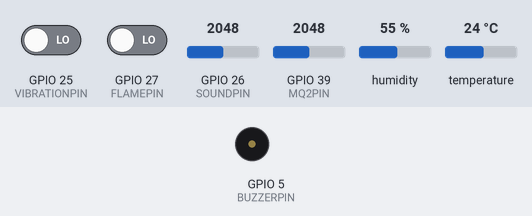
This sketch was run on a simulated ESP32. On the bench: buzzer (waves = sounding, pin HIGH). Inputs (shaded band) come from the test bench; at power-on: GPIO 25 (VIBRATIONPIN) LOW, GPIO 26 (SOUNDPIN) = 2048, GPIO 27 (FLAMEPIN) LOW, GPIO 39 (MQ2PIN) = 2048, humidity 55 %, temperature 24 °C. WiFi joins after 1.5 s; servers stay silent unless stated; no MQTT or app messages arrive unless stated; what the sketch prints to the serial monitor is not drawn.

Above: at 61.5 s.
At 121.48 s:
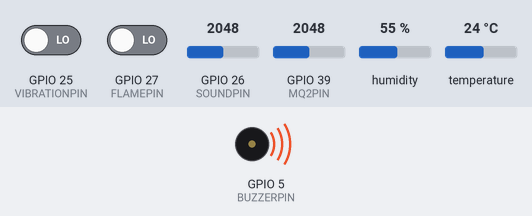
Timing chart, 0 to 123.1 s (numbered marks = the images above):
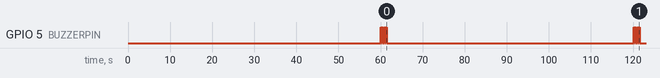

Measured:
- by itself, GPIO 5 (BUZZERPIN): goes 3 × (HIGH 0.20 s, LOW 0.20 s), HIGH 0.20 s, LOW 58.7 s, 3 × (HIGH 0.20 s, LOW 0.20 s), HIGH 0.20 s, then LOW

The sketch:

Esp32_Arduino_code.ino
```cpp
#include <SPI.h>
#include <Ethernet.h>
#include <PubSubClient.h>
#include <DHT.h>
#include <stdint.h>
#include <ArduinoJson.h>

// ===== Pin Definitions =====
#define DHTPIN         4
#define DHTTYPE        DHT11
#define MQ2PIN         39
#define VIBRATIONPIN   25
#define SOUNDPIN       26
#define FLAMEPIN       27
#define BUZZERPIN      5

// ===== Ethernet Pins =====
#define ETH_CS         13
#define ETH_RST        12
#define SPI_SCK        18
#define SPI_MISO       19
#define SPI_MOSI       23

// ===== Thresholds =====
#define TEMP_THRESHOLD      30.0
#define HUMIDITY_THRESHOLD  70
#define GAS_THRESHOLD       500
#define VIBRATION_THRESHOLD 1
#define SOUND_THRESHOLD     1000

// ===== Network Configuration =====
byte mac[] = {0xDE,0xAD,0xBE,0xEF,0xFE,0xED};
IPAddress localIP(192,168,43,20);
IPAddress gateway(192,168,43,21);    // Should be your laptop IP where MQTT broker runs
IPAddress subnet (255,255,255,0);
IPAddress dnsIP(192,168,43,21);      // Should be your laptop IP

// ===== MQTT Configuration =====
IPAddress mqttBroker(192,168,43,21); // MQTT broker runs on your laptop, not USB-Ethernet adapter

// ===== State Variables =====
bool flamePreviouslyDetected = false;

// ===== Globals =====
DHT            dht(DHTPIN, DHTTYPE);
EthernetClient ethClient;
PubSubClient   mqtt(ethClient);

// Timing
unsigned long lastHB   = 0;
const unsigned long HB_INTERVAL   = 60000;

// Notification helpers (sends to MQTT)
void sendNotification(const char* sensor, float value, const char* type, const char* message) {
  DynamicJsonDocument doc(256);
  doc["sensor"] = sensor;
  doc["value"] = value;
  doc["type"] = type;
  doc["message"] = message;

  String json;
  serializeJson(doc, json);

  mqtt.publish("datacenter/notification", json.c_str());

  Serial.print("📣 Notification -> ");
  Serial.println(json);
}

// MQTT reconnect helper
void reconnectMQTT() {
  while (!mqtt.connected()) {
    Serial.print("Connecting to MQTT broker at ");
    Serial.print(mqttBroker);
    Serial.print("...");
    if (mqtt.connect("ESP32_Environmental_Monitor")) {
      Serial.println("connected");
    } else {
      Serial.print("failed, rc=");
      Serial.print(mqtt.state());
      Serial.println(" retrying in 5 seconds");
      delay(5000);
    }
  }
}

void setup() {
  Serial.begin(115200);
  while(!Serial);
  Serial.println("\n=== ESP32 Environmental Monitor ===");

  // Initialize sensors and buzzer
  dht.begin();
  pinMode(MQ2PIN, INPUT);
  pinMode(VIBRATIONPIN, INPUT);
  pinMode(SOUNDPIN, INPUT);
  pinMode(FLAMEPIN, INPUT);
  pinMode(BUZZERPIN, OUTPUT);
  digitalWrite(BUZZERPIN, LOW);

  // Initialize Ethernet
  Ethernet.init(ETH_CS);
  SPI.begin(SPI_SCK, SPI_MISO, SPI_MOSI);
  Ethernet.begin(mac, localIP, gateway, subnet);
  delay(1500);
  Serial.print("ESP32 IP: ");
  Serial.println(Ethernet.localIP());

  // Test network connectivity
  Serial.print("Testing ping to gateway (");
  Serial.print(gateway);
  Serial.println(")...");

  Serial.print("Testing ping to MQTT broker (");
  Serial.print(mqttBroker);
  Serial.println(")...");

  // Initialize MQTT
  mqtt.setServer(mqttBroker, 1883);
  mqtt.setKeepAlive(60);
  mqtt.setSocketTimeout(30);
}

void loop() {
  // Maintain MQTT connection
  reconnectMQTT();
  mqtt.loop();

  // Publish environmental data every HB_INTERVAL
  if (millis() - lastHB >= HB_INTERVAL) {
    lastHB = millis();

    // Read environmental sensors
    float temperature = dht.readTemperature();
    float humidity    = dht.readHumidity();
    int   gas         = analogRead(MQ2PIN);
    int   vibration   = digitalRead(VIBRATIONPIN);
    int   sound       = analogRead(SOUNDPIN);
    int   flame       = digitalRead(FLAMEPIN);

    // ✅ Print sensor readings to Serial
    Serial.println("📟 Sensor Data Readings:");
    Serial.print("🌡 Temperature: "); Serial.print(temperature); Serial.println(" °C");
    Serial.print("💧 Humidity: ");    Serial.print(humidity);    Serial.println(" %");
    Serial.print("🟡 Gas: ");         Serial.println(gas);
    Serial.print("🛑 Vibration: ");   Serial.println(vibration);
    Serial.print("🔊 Sound: ");       Serial.println(sound);
    Serial.print("🔥 Flame: ");       Serial.println(flame == true ? "Detected" : "None");
    Serial.print("🕒 Time since boot: "); Serial.print(millis() / 1000); Serial.println(" s");
    Serial.println("------------------------------------");

    String envPayload = "{";
    envPayload += "\"temperature\":" + String(temperature, 1) + ",";
    envPayload += "\"humidity\":"    + String(humidity, 1)    + ",";
    envPayload += "\"gas\":"         + String(gas)            + ",";
    envPayload += "\"vibration\":"   + String(vibration)      + ",";
    envPayload += "\"sound\":"       + String(sound)          + ",";
    envPayload += "\"flame\":"       + String(flame);
    envPayload += "}";
    mqtt.publish("datacenter/sensor_data", envPayload.c_str());

    Serial.println("Published environmental data");

    // Notifications based on thresholds…
    bool anyAlert = false;
    if (!isnan(temperature) && temperature > TEMP_THRESHOLD) {
      anyAlert = true;
      sendNotification("temperature", temperature, "critical",
                       ("Critical! Datacenter temperature is " + String(temperature,1) + "°C.").c_str());
    }
    if (!isnan(humidity) && humidity > HUMIDITY_THRESHOLD) {
      anyAlert = true;
      sendNotification("humidity", humidity, "critical",
                       ("Critical! Humidity is " + String(humidity,1) + "%.").c_str());
    }
    if (gas > GAS_THRESHOLD) {
      anyAlert = true;
      sendNotification("gas", gas, "critical",
                       ("High CO₂ levels: " + String(gas) + "ppm.").c_str());
    }
    if (vibration > VIBRATION_THRESHOLD) {
      anyAlert = true;
      sendNotification("vibration", vibration, "warning",
                       ("Vibration detected: " + String(vibration)).c_str());
    }
    if (sound > SOUND_THRESHOLD) {
      anyAlert = true;
      sendNotification("sound", sound, "warning",
                       ("Sound level is high: " + String(sound)).c_str());
    }
    if (flame == 1 && !flamePreviouslyDetected) {
      flamePreviouslyDetected = true;
      anyAlert = true;

      Serial.println("🔥 Flame detected!");
      sendNotification("flame", 1, "critical", "🔥 Flame detected! Fire risk!");

      // 🔔 Buzzer alert for flame
      for (int i = 0; i < 6; ++i) {
        digitalWrite(BUZZERPIN, HIGH); delay(150);
        digitalWrite(BUZZERPIN, LOW);  delay(150);
      }

    } else if (flame == 0 && flamePreviouslyDetected) {
      // Flame was previously detected but now it's gone
      flamePreviouslyDetected = false;
      Serial.println("🔥 Flame not detected.");
    } else if (flame == 0 && !flamePreviouslyDetected) {
      // Flame never detected yet — print flame status anyway
      Serial.println("🔥 Flame not detected.");
    }

    // 🔔 Buzzer for other alerts (temperature, gas, etc.)
    if (anyAlert) {
      for (int i = 0; i < 4; ++i) {
        digitalWrite(BUZZERPIN, HIGH); delay(200);
        digitalWrite(BUZZERPIN, LOW);  delay(200);
      }
    }
  }

  delay(200);
}
```
